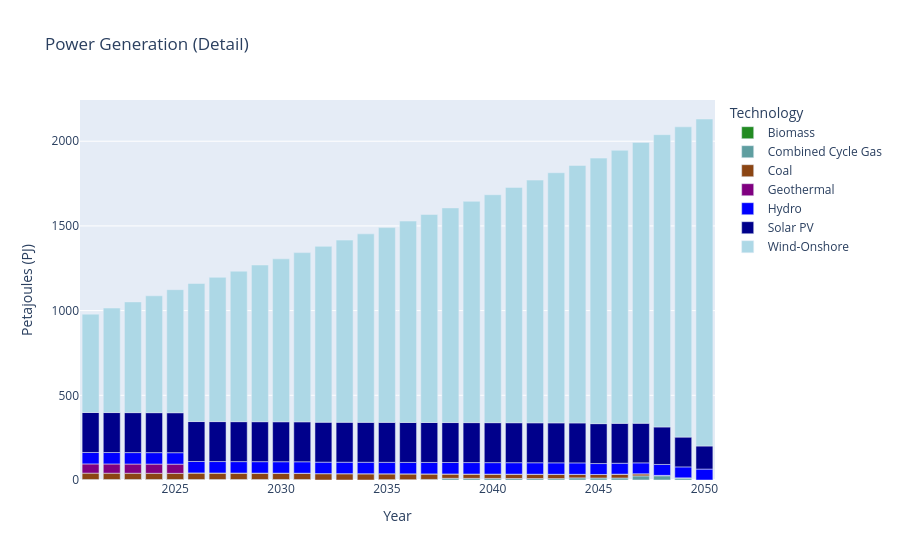

Notebook source saved alongside this figure:
### Markdown cell above
Energy

### Code cell
#Power generation (Detailed)
gen_df = dfs['ProductionByTechnologyAnnual'][(dfs['ProductionByTechnologyAnnual'].TECHNOLOGY.str.startswith('PWR') |
                                                     dfs['ProductionByTechnologyAnnual'].TECHNOLOGY.str.startswith('IMP')) & 
                                                   dfs['ProductionByTechnologyAnnual'].FUEL.str.startswith('ELC')].drop('REGION', axis=1)

gen_df = df_filter(gen_df,3,6,['TRN'])

ele_exp_df = dfs['TotalTechnologyAnnualActivity'][dfs['TotalTechnologyAnnualActivity'].TECHNOLOGY.str.startswith('EXPELC')].drop('REGION', axis=1)

if not ele_exp_df.empty:
    ele_exp_df = df_filter(ele_exp_df,3,6,['TRN']).rename(columns={'Electricity':'Electricity exports'})
    gen_df = gen_df.merge(ele_exp_df)

if 'Electricity' in gen_df.columns:
    gen_df['Net electricity imports'] = gen_df['Electricity'] - gen_df['Electricity exports']
    gen_df.drop(['Electricity','Electricity exports'], axis=1, inplace=True)

df_plot(gen_df, 'Petajoules (PJ)', 'Power Generation')

### Figure 1 — Plotly figure (JSON) as saved in the notebook; plotly's stock layout.template omitted (floating-point values rounded to 4 significant figures)
{"data": [{"hovertemplate": "Technology=Biomass<br>Year=%{x}<br>Petajoules (PJ)=%{y}<extra></extra>", "legendgroup": "Biomass", "marker": {"color": "forestgreen", "pattern": {"shape": ""}}, "name": "Biomass", "orientation": "v", "showlegend": true, "textposition": "auto", "type": "bar", "x": [2021, 2022, 2023, 2024, 2025, 2026, 2027, 2028, 2029, 2030, 2031, 2032, 2033, 2034, 2035, 2036, 2037, 2038, 2039, 2040, 2041, 2042, 2043, 2044, 2045, 2046, 2047, 2048, 2049, 2050], "xaxis": "x", "y": [2.991, 2.991, 2.991, 2.991, 2.991, 2.991, 2.991, 2.991, 2.991, 2.991, 2.991, 0.0, 0.0, 0.0, 0.0, 0.0, 0.0, 0.0, 0.0, 0.0, 0.0, 0.0, 0.0, 0.0, 0.0, 0.0, 0.0, 0.0, 0.0, 0.0], "yaxis": "y"}, {"hovertemplate": "Technology=Combined Cycle Gas<br>Year=%{x}<br>Petajoules (PJ)=%{y}<extra></extra>", "legendgroup": "Combined Cycle Gas", "marker": {"color": "cadetblue", "pattern": {"shape": ""}}, "name": "Combined Cycle Gas", "orientation": "v", "showlegend": true, "textposition": "auto", "type": "bar", "x": [2021, 2022, 2023, 2024, 2025, 2026, 2027, 2028, 2029, 2030, 2031, 2032, 2033, 2034, 2035, 2036, 2037, 2038, 2039, 2040, 2041, 2042, 2043, 2044, 2045, 2046, 2047, 2048, 2049, 2050], "xaxis": "x", "y": [0.0, 0.0, 0.0, 0.0, 0.0, 0.0, 0.0, 0.0, 0.0, 0.0, 0.0, 0.0, 0.0, 0.0, 2.245, 1.896, 3.361, 10.05, 9.7, 9.351, 8.963, 8.575, 8.187, 12.49, 11.75, 11.87, 24.46, 24.92, 12.79, 0.0], "yaxis": "y"}, {"hovertemplate": "Technology=Coal<br>Year=%{x}<br>Petajoules (PJ)=%{y}<extra></extra>", "legendgroup": "Coal", "marker": {"color": "saddlebrown", "pattern": {"shape": ""}}, "name": "Coal", "orientation": "v", "showlegend": true, "textposition": "auto", "type": "bar", "x": [2021, 2022, 2023, 2024, 2025, 2026, 2027, 2028, 2029, 2030, 2031, 2032, 2033, 2034, 2035, 2036, 2037, 2038, 2039, 2040, 2041, 2042, 2043, 2044, 2045, 2046, 2047, 2048, 2049, 2050], "xaxis": "x", "y": [37.54, 37.22, 36.89, 36.57, 36.24, 38.67, 38.34, 38.02, 37.69, 37.36, 37.03, 37.71, 37.38, 37.05, 34.48, 34.48, 32.66, 25.63, 25.63, 25.63, 25.63, 25.63, 25.63, 20.94, 20.94, 22.64, 12.28, 2.345, 0.0, 0.0], "yaxis": "y"}, {"hovertemplate": "Technology=Geothermal<br>Year=%{x}<br>Petajoules (PJ)=%{y}<extra></extra>", "legendgroup": "Geothermal", "marker": {"color": "purple", "pattern": {"shape": ""}}, "name": "Geothermal", "orientation": "v", "showlegend": true, "textposition": "auto", "type": "bar", "x": [2021, 2022, 2023, 2024, 2025, 2026, 2027, 2028, 2029, 2030, 2031, 2032, 2033, 2034, 2035, 2036, 2037, 2038, 2039, 2040, 2041, 2042, 2043, 2044, 2045, 2046, 2047, 2048, 2049, 2050], "xaxis": "x", "y": [54.46, 54.46, 54.46, 54.46, 54.46, 0.0, 0.0, 0.0, 0.0, 0.0, 0.0, 0.0, 0.0, 0.0, 0.0, 0.0, 0.0, 0.0, 0.0, 0.0, 0.0, 0.0, 0.0, 0.0, 0.0, 0.0, 0.0, 0.0, 0.0, 0.0], "yaxis": "y"}, {"hovertemplate": "Technology=Hydro<br>Year=%{x}<br>Petajoules (PJ)=%{y}<extra></extra>", "legendgroup": "Hydro", "marker": {"color": "blue", "pattern": {"shape": ""}}, "name": "Hydro", "orientation": "v", "showlegend": true, "textposition": "auto", "type": "bar", "x": [2021, 2022, 2023, 2024, 2025, 2026, 2027, 2028, 2029, 2030, 2031, 2032, 2033, 2034, 2035, 2036, 2037, 2038, 2039, 2040, 2041, 2042, 2043, 2044, 2045, 2046, 2047, 2048, 2049, 2050], "xaxis": "x", "y": [67.55, 67.55, 67.55, 67.55, 67.55, 67.55, 67.55, 67.55, 67.55, 67.55, 67.55, 67.55, 67.55, 67.55, 67.55, 67.55, 67.55, 67.55, 67.55, 67.55, 67.55, 67.55, 67.55, 67.55, 64.46, 64.46, 64.46, 64.46, 64.46, 64.46], "yaxis": "y"}, {"hovertemplate": "Technology=Solar PV<br>Year=%{x}<br>Petajoules (PJ)=%{y}<extra></extra>", "legendgroup": "Solar PV", "marker": {"color": "darkblue", "pattern": {"shape": ""}}, "name": "Solar PV", "orientation": "v", "showlegend": true, "textposition": "auto", "type": "bar", "x": [2021, 2022, 2023, 2024, 2025, 2026, 2027, 2028, 2029, 2030, 2031, 2032, 2033, 2034, 2035, 2036, 2037, 2038, 2039, 2040, 2041, 2042, 2043, 2044, 2045, 2046, 2047, 2048, 2049, 2050], "xaxis": "x", "y": [235.9, 235.9, 235.9, 235.9, 235.9, 235.9, 235.9, 235.9, 235.9, 235.9, 235.9, 235.9, 235.9, 235.9, 235.9, 235.9, 235.9, 235.9, 235.9, 235.9, 235.9, 235.9, 235.9, 235.9, 235.6, 235.6, 234.0, 221.4, 176.1, 136.2], "yaxis": "y"}, {"hovertemplate": "Technology=Wind-Onshore<br>Year=%{x}<br>Petajoules (PJ)=%{y}<extra></extra>", "legendgroup": "Wind-Onshore", "marker": {"color": "lightblue", "pattern": {"shape": ""}}, "name": "Wind-Onshore", "orientation": "v", "showlegend": true, "textposition": "auto", "type": "bar", "x": [2021, 2022, 2023, 2024, 2025, 2026, 2027, 2028, 2029, 2030, 2031, 2032, 2033, 2034, 2035, 2036, 2037, 2038, 2039, 2040, 2041, 2042, 2043, 2044, 2045, 2046, 2047, 2048, 2049, 2050], "xaxis": "x", "y": [580.6, 617.1, 653.5, 690.0, 726.4, 814.8, 851.6, 888.3, 925.0, 961.8, 999.0, 1038.0, 1075.0, 1113.0, 1150.0, 1189.0, 1228.0, 1267.0, 1306.0, 1346.0, 1389.0, 1433.0, 1477.0, 1520.0, 1568.0, 1612.0, 1657.0, 1726.0, 1832.0, 1931.0], "yaxis": "y"}], "layout": {"barmode": "relative", "legend": {"title": {"text": "Technology"}, "tracegroupgap": 0}, "title": {"text": "Power Generation (Detail)"}, "xaxis": {"anchor": "y", "domain": [0, 1], "title": {"text": "Year"}}, "yaxis": {"anchor": "x", "domain": [0, 1], "title": {"text": "Petajoules (PJ)"}}}}
